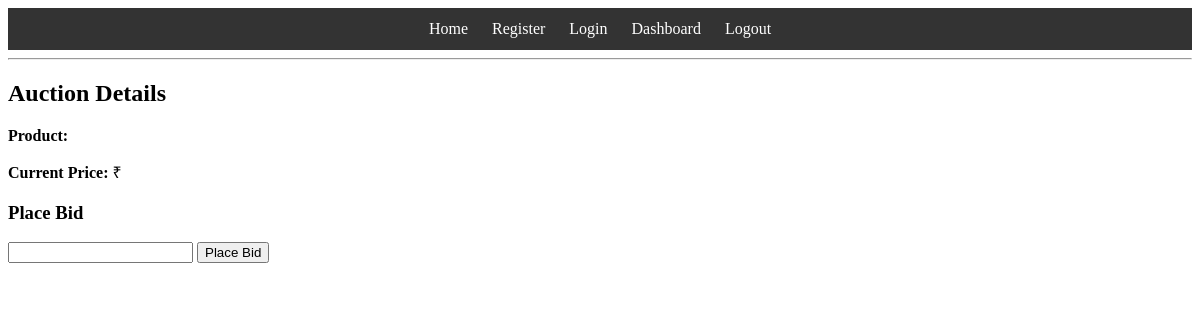
/auction/46 (signed in), run on an earlier commit of the app's database.
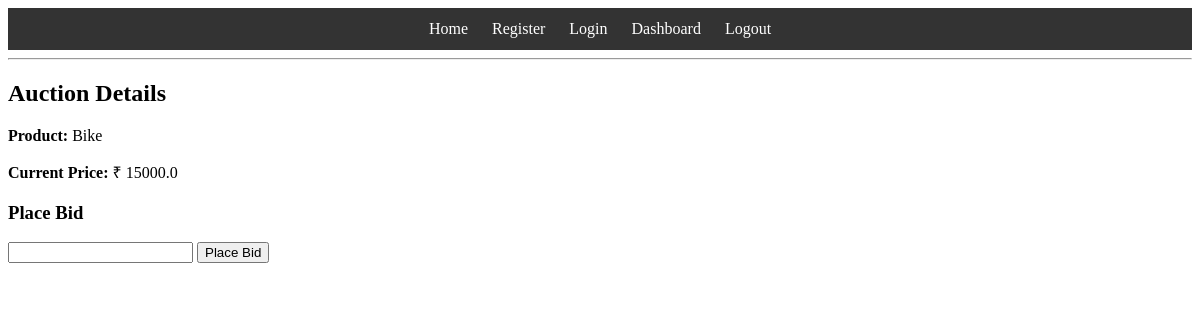
And on a later commit of the database.
### tables this page shows
CREATE TABLE auctions (
    id INTEGER PRIMARY KEY AUTOINCREMENT,
    product_name TEXT,
    starting_price REAL,
    current_price REAL,
    duration INTEGER,
    category INTEGER,
    market_avg REAL
, predicted_price REAL, end_time TIMESTAMP, created_by TEXT, highest_bidder TEXT, email_sent INTEGER DEFAULT 0);

### app.py (the view, shortened to what this page needs)
@app.route('/auction/<int:auction_id>', methods=['GET', 'POST'])
def auction_detail(auction_id):
    if 'username' not in session:
        return redirect('/login')
    conn = sqlite3.connect('database/auction.db')
    cur = conn.cursor()
    cur.execute("SELECT * FROM auctions WHERE id=?", (auction_id,))
    auction = cur.fetchone()
    message = ""
    conn.close()
    return render_template(
        'auction_detail.html',
        auction=auction,
        message=message
    )

### templates/auction_detail.html (shortened to what this page needs)
{% extends "layout.html" %}
{% block content %}
<h2>Auction Details</h2>
<p><b>Product:</b> {{ auction[1] }}</p>
<p><b>Current Price:</b> ₹ {{ auction[3] }}</p>
<h3>Place Bid</h3>
<form method="POST">
    <input type="number" name="bid_amount" required>
    <button type="submit">Place Bid</button>
</form>
<br>
{% endblock %}

What changed in the data, as far as the page shows it:
added auctions: product_name "Bike", current_price "15000.0"
